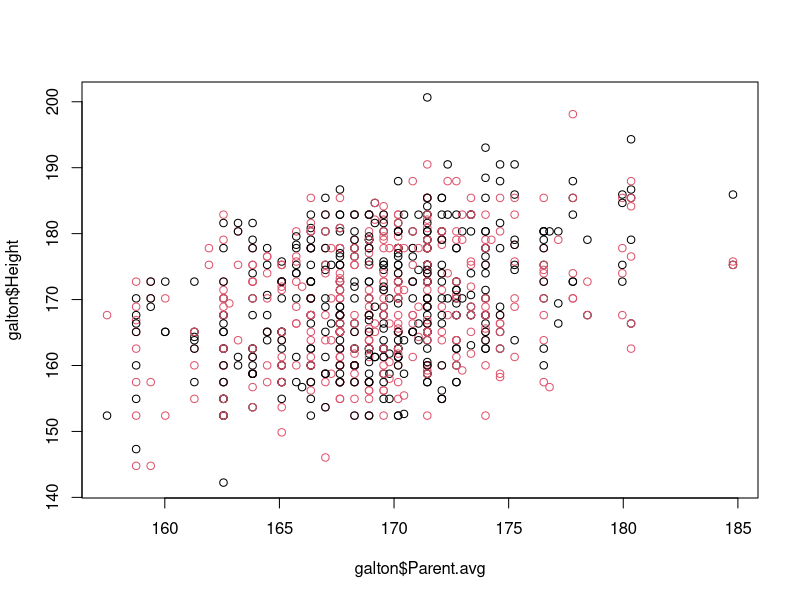
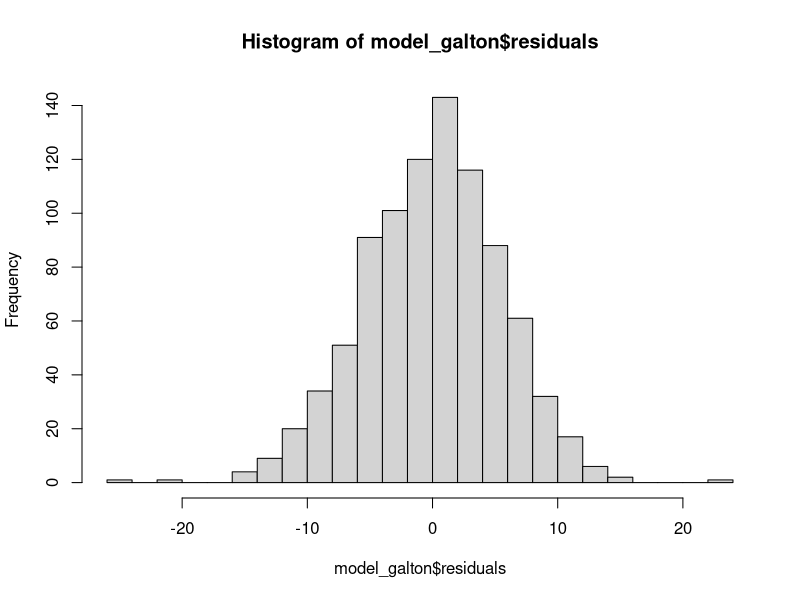
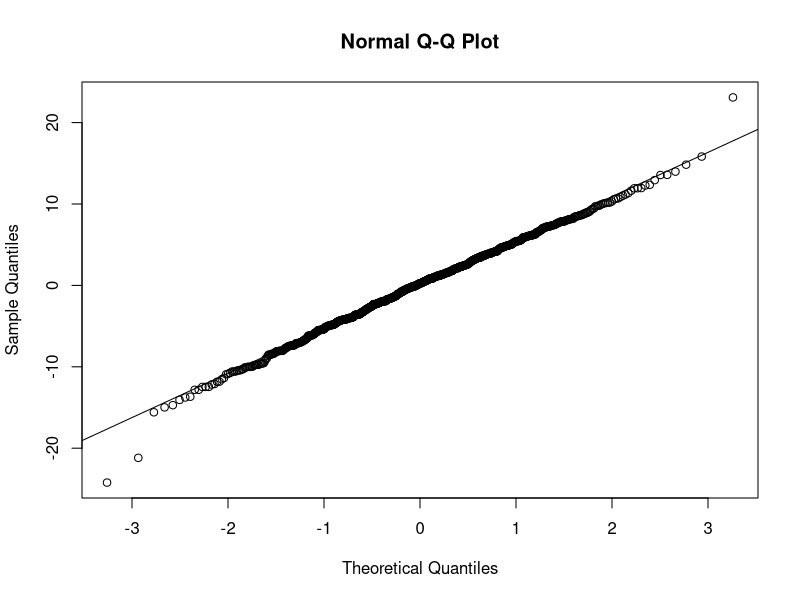
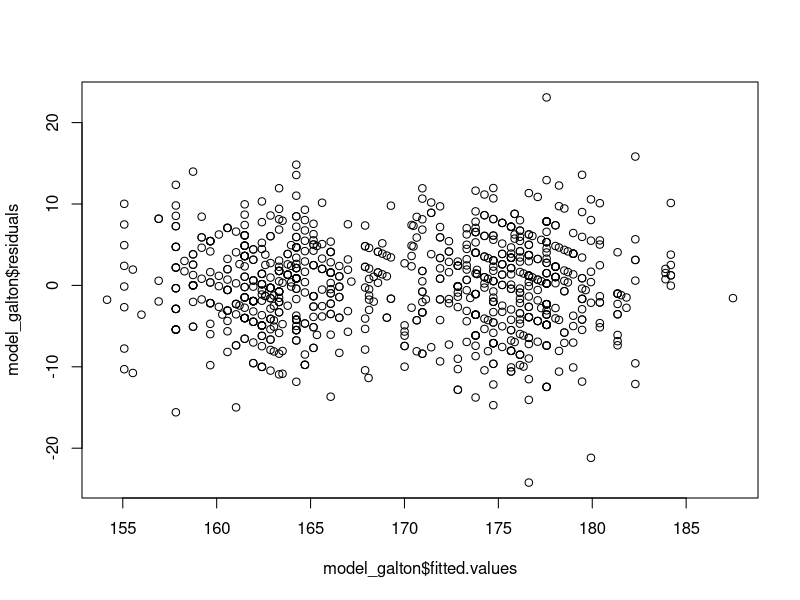
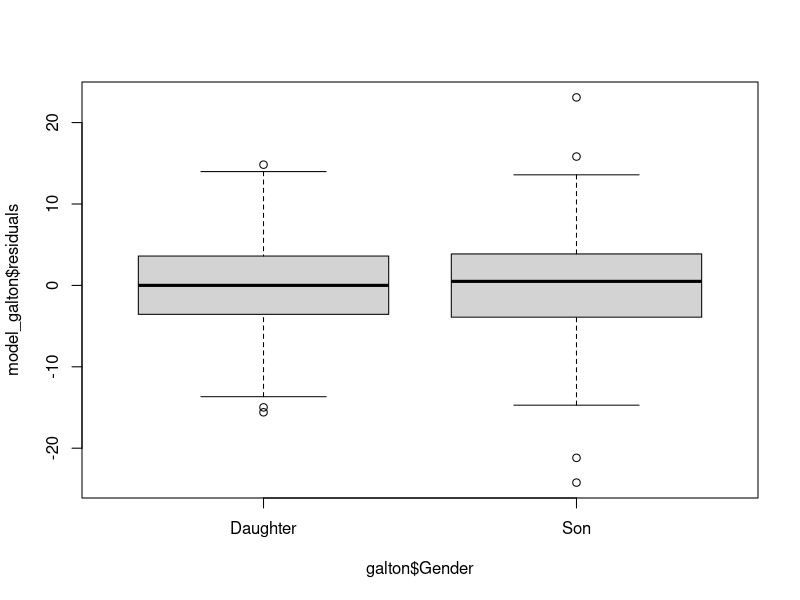
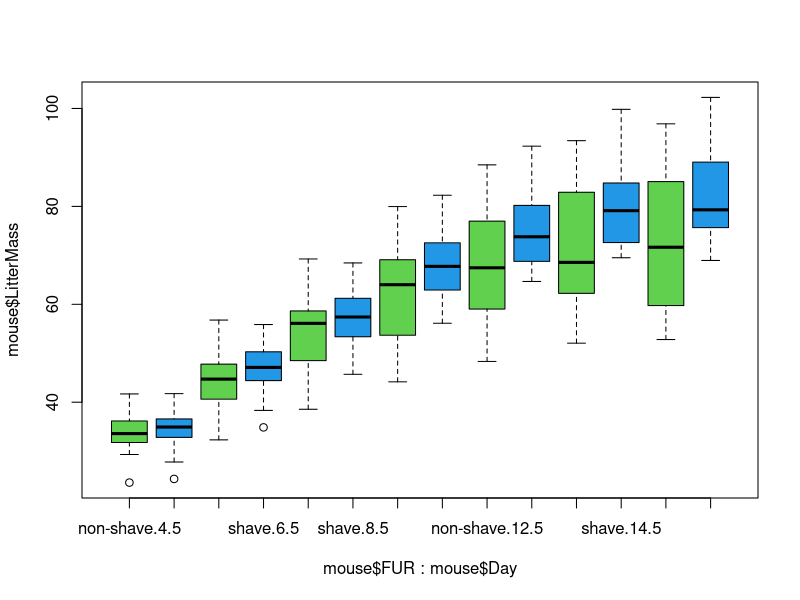
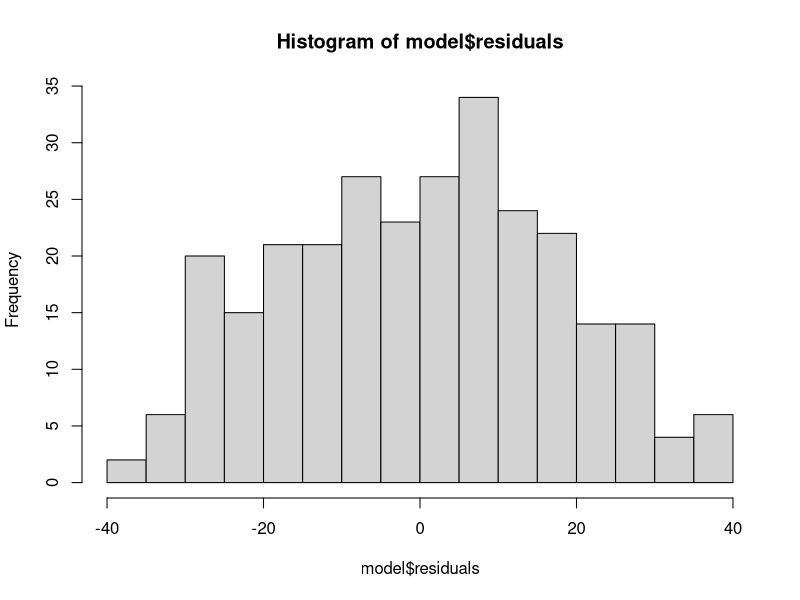
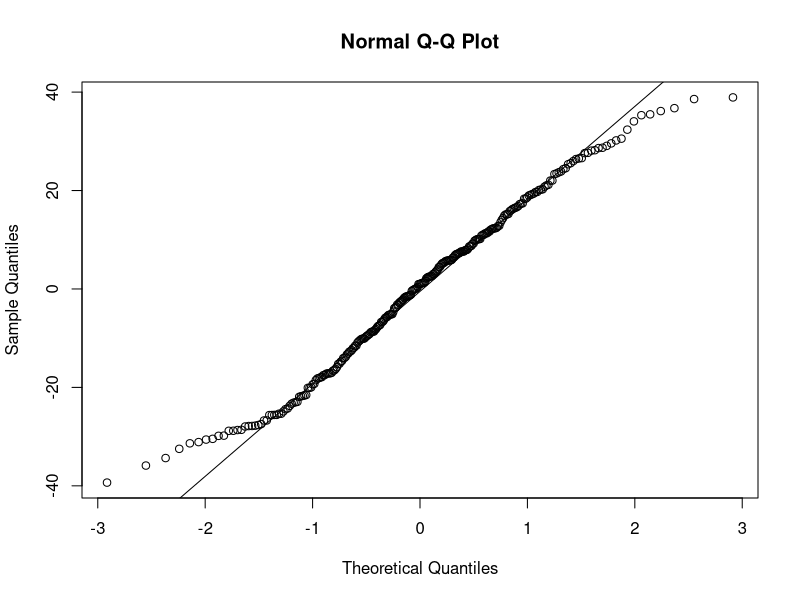

Write the R code that produced these figures, in order.
#Galton's data
galton<-read.table("Galton.txt", header=TRUE)
col=("galton$Gender")
plot(galton$Height~galton$Parent.avg, col=c(1:2))
model_galton<-lm(galton$Height~galton$Parent.avg*galton$Gender)
hist(model_galton$residuals, breaks = 24)
qqnorm(model_galton$residuals)
qqline(model_galton$residuals)
plot(model_galton$residuals ~ model_galton$fitted.values)
boxplot(model_galton$residuals ~ galton$Gender)
anova(model_galton)
summary(model_galton)




mouse <- read.table("mouse.txt", header = T)
boxplot(mouse$LitterMass ~ mouse$FUR * mouse$Day, col = (3:4))
model <- lm(mouse$LitterMass ~ mouse$FUR)
hist(model$residuals, breaks = 24)
qqnorm(model$residuals)
qqline(model$residuals)
plot(model$residuals ~ model$fitted.values)
boxplot(model$residuals ~ mouse$FUR)
anova(model)
boxplot(mouse$LitterMass ~ mouse$FUR)

shaved <- subset(mouse, mouse$FUR == "shave")
unshaved <- subset(mouse, mouse$FUR == "non-shave")

model1 <- lm(shaved$LitterMass  ~ shaved$Day)
hist(model1$residuals, breaks = 24)
qqnorm(model1$residuals)
qqline(model1$residuals)
plot(model1$residuals ~ model1$fitted.values)
plot(cooks.distance(model1) ~ hatvalues(model1))
summary(model1)

model2 <- lm(unshaved$LitterMass  ~ unshaved$Day)
hist(model2$residuals, breaks = 24)
qqnorm(model2$residuals)
qqline(model2$residuals)
plot(model2$residuals ~ model2$fitted.values)
plot(cooks.distance(model2) ~ hatvalues(model2))
summary(model2)

model3 <- lm(mouse$LitterMass ~ mouse$FUR + mouse$Day)
hist(model3$residuals, breaks = 24)
qqnorm(model3$residuals)
qqline(model3$residuals)
plot(model3$residuals ~ model3$fitted.values)
plot(cooks.distance(model3) ~ hatvalues(model3))
anova(model3)
summary(model3)

model4 <- lm(mouse$LitterMass ~ mouse$FUR * mouse$Day)
hist(model4$residuals, breaks = 24)
qqnorm(model4$residuals)
qqline(model4$residuals)
plot(model4$residuals ~ model4$fitted.values)
plot(cooks.distance(model4) ~ hatvalues(model4))
anova(model4)
summary(model4)

eggs <- read.table("FinchEggs.txt", header = T)
model5 <- lm(eggs$Egg_mass ~ eggs$F_mass * eggs$Mating_System)
hist(model5$residuals, breaks = 24)
qqnorm(model5$residuals)
qqline(model5$residuals)
plot(model5$residuals ~ model5$fitted.values)
plot(cooks.distance(model5) ~ hatvalues(model5))
anova(model5)
summary(model5)
plot(eggs$Egg_mass ~ eggs$F_mass, col = (4:6)[factor(eggs$Mating_System)], pch = 16)
